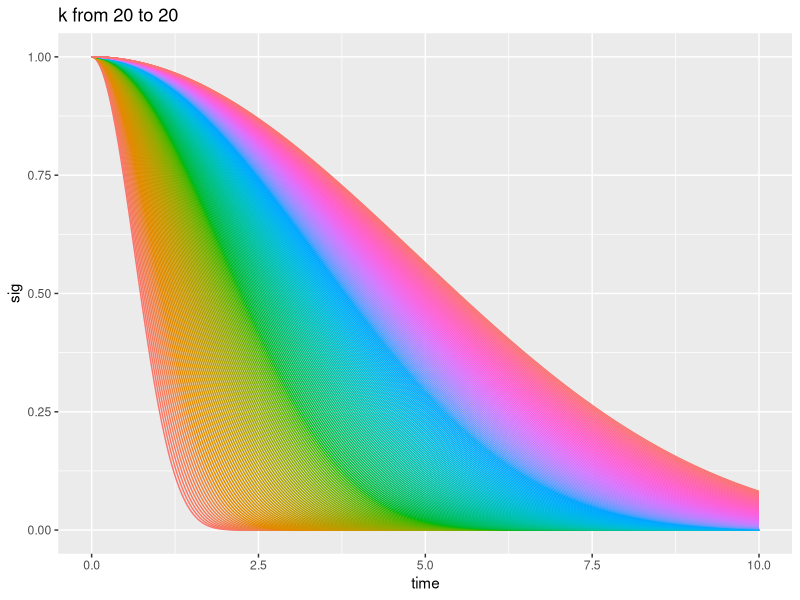
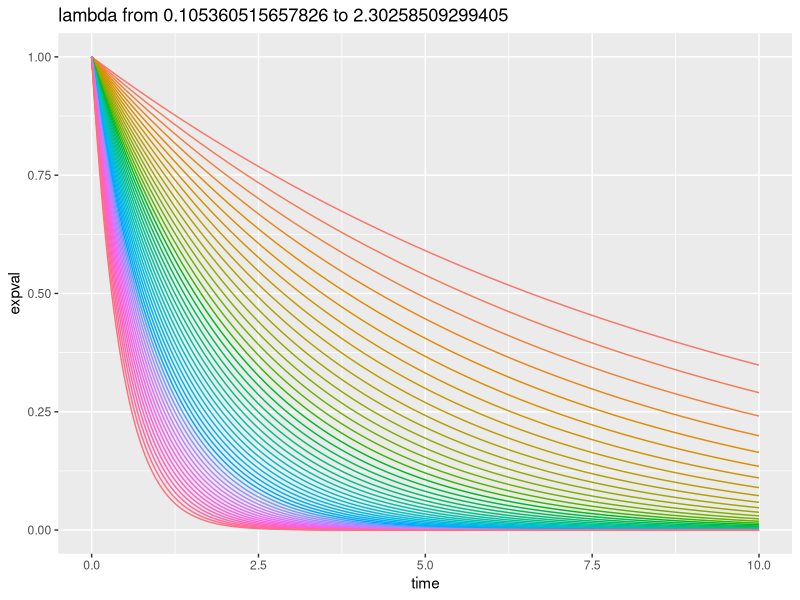
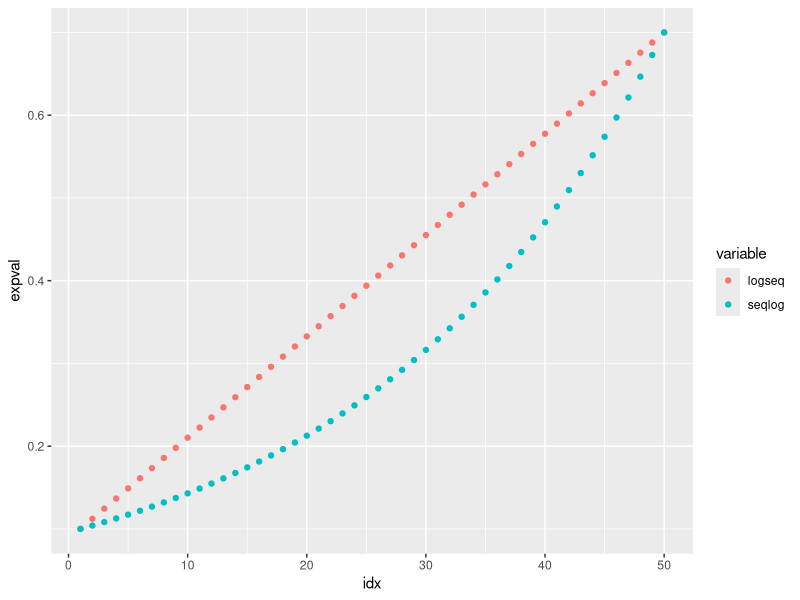

Write R code to recreate these figures, in order.
###############################################################################################################
## compare_loss_functions.r
## Amelia Bertozzi-Villa
## September 2019
## 
## Explore prior values on loss functions-- k from 16 to 18 leaves gaps in function space, fill in by 
## expanding prior to 24.
##############################################################################################################


library(data.table)
library(ggplot2)

rm(list=ls())

sigmoid<-function(t,k,L){
  v<-exp(k-k/(1-(t/L)^2))
  v[t>=L]<-0
  return(v)	
}

n_param_samples <- 200
k <- seq(16, 24, length.out = n_param_samples)
L <- seq(4, 30, length.out = n_param_samples)
k <- 20

samples <- data.table(expand.grid(k, L))
names(samples) <- c("k", "L")

all_sigs <- rbindlist(lapply(1:nrow(samples), function(idx){
  time_points=seq(0,10,.01)
  this_sigmoid <- data.table(id=idx,
    time=time_points,
    k=samples$k[idx],
    L=samples$L[idx],
    sig=sigmoid(time_points, samples$k[idx], samples$L[idx]))
  return(this_sigmoid)
}))


ggplot(all_sigs, aes(x=time, y=sig))  +
  geom_line(aes(color=as.factor(L), group=as.factor(id))) +
  theme(legend.position="none") +
  labs(title=paste("k from", min(k), "to", max(k)))


# perhaps not identifiable, try simple exponential instead:
n_param_samples <- 50
lambda <- -log(seq(0.1, 0.9, length.out = n_param_samples))

all_exp <- rbindlist(lapply(1:length(lambda), function(idx){
  time_points=seq(0,10,.01)
  this_lambda <- lambda[idx]
  this_exp <- data.table(id=idx,
                             time=time_points,
                             lambda=this_lambda,
                             expval=exp(-this_lambda*time_points))
  return(this_exp)
}))

ggplot(all_exp, aes(x=time, y=expval))  +
  geom_line(aes(color=as.factor(lambda))) +
  theme(legend.position = "none") + 
  labs(title=paste("lambda from", min(lambda), "to", max(lambda)))

compare <- data.table(idx=1:n_param_samples,
                      logseq = -log(seq(0.1, 0.7, length.out = n_param_samples)),
                      seqlog = seq(-log(0.1), -log(0.7), length.out = n_param_samples))
compare <- melt(compare, id.vars = "idx")
compare[, expval:=exp(-value)]


ggplot(compare, aes(x=idx, y=expval)) +
  geom_point(aes(color=variable))
